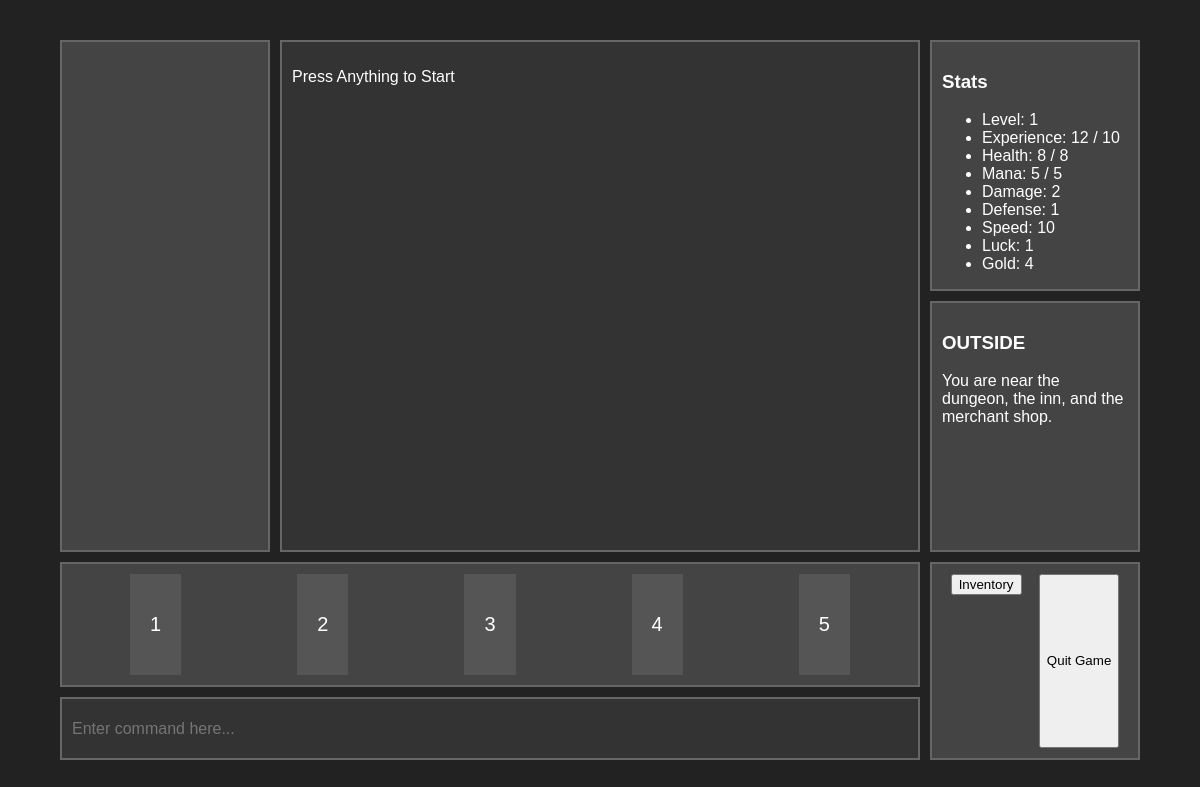
Before: /game/1 with the older database file.
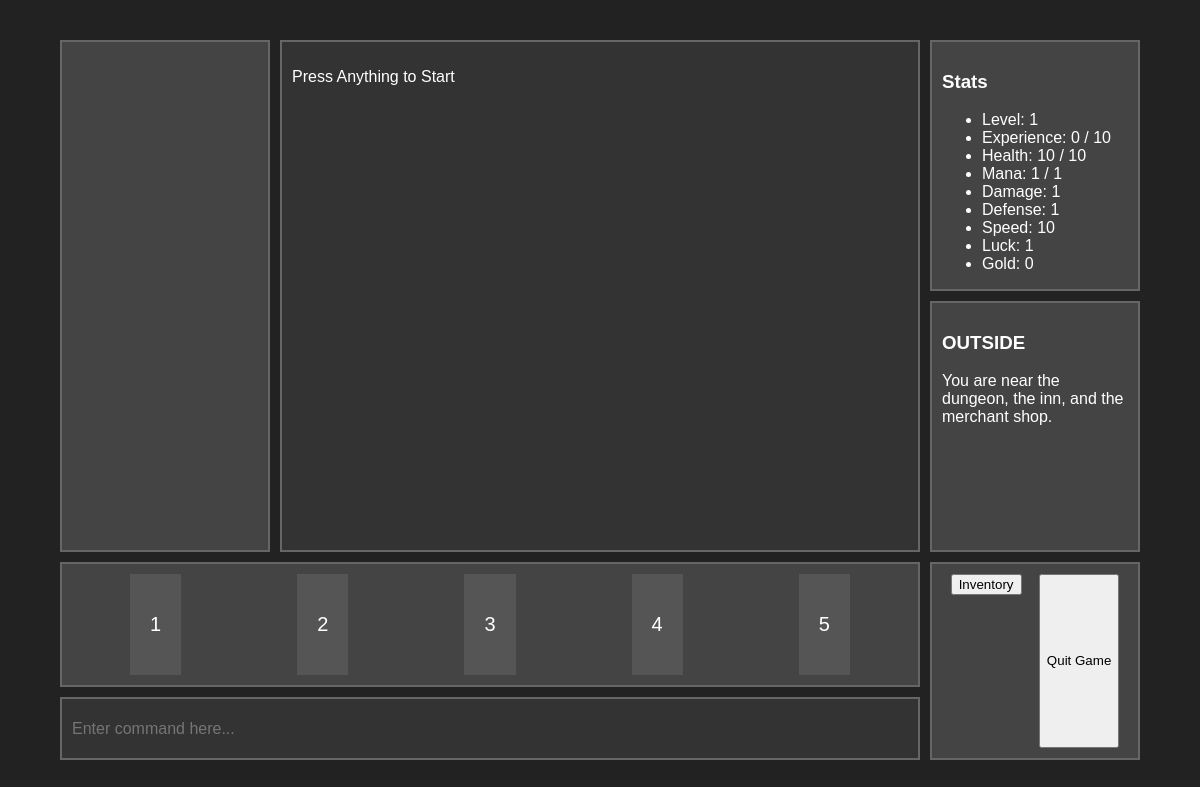
After: the same page with the newer database file.
### game/models/character.py (models this page shows, shortened)
class Character(db.Model):
    __tablename__ = 'characters'
    skill_point = 2
    id = db.Column(db.Integer, primary_key=True)
    name = db.Column(db.String(50), nullable=False)
    classification = db.Column(db.String(50))
    level = db.Column(db.Integer)
    experience = db.Column(db.Integer)
    mexperience = db.Column(db.Integer)
    health = db.Column(db.Integer)
    mhealth = db.Column(db.Integer)
    mana = db.Column(db.Integer)
    mmana = db.Column(db.Integer)
    damage = db.Column(db.Integer)
    defense = db.Column(db.Integer)
    accuracy = db.Column(db.Integer)
    speed = db.Column(db.Integer)
    luck = db.Column(db.Integer)
    dungeon_level = db.Column(db.Integer)
    gold = db.Column(db.Integer)
    inventory = db.relationship('Item', secondary=character_items, backref=db.backref('owners', lazy=True))

### main.py (the view)
@app.route('/game/<int:character_id>', methods=['GET'])
def continue_game(character_id):
    character = db.session.get(Character, character_id)
    if not character:
        return redirect(url_for('start_screen'))
    session['character_id'] = character.id
    init_sessions()
    messages = ['Press Anything to Start']
    session['init'] = True
    return render_template(
        'main.html',
        character=character,
        messages=messages,
        dungeon_room=session['dungeon_room'],
        enemy=session['enemy'],
        location=session['location']
    )

### game/engine/commands.py (called while the page is built)
def init_sessions():
    if 'messages' not in session:
        session['messages'] = []
    if 'action' not in session:
        session['action'] = 'default'
    if 'location' not in session:
        session['location'] = 'outside'
    if 'init' not in session:
        session['init'] = True
    if 'dungeon_room' not in session:
        session['dungeon_room'] = 'Enemy Room'
    if 'enemy' not in session:
        session['enemy'] = None

### templates/main.html (shortened to what this page needs)
<!DOCTYPE html>
<html lang="en">
<head>
    <link rel="stylesheet" href="{{ url_for('static', filename='main.css') }}">
</head>
<body>
    <div class="container">
        <div class="image-box">
        </div>
        <div class="text-box" id="text-box">
            {% for message in messages %}
                <p>{{ message|safe }}</p>
            {% endfor %}
        </div>
        <div class="stats-box">
            <h3>Stats</h3>
            <ul>
                <li>Level: {{ character.level }}</li>
                <li>Experience: {{ character.experience }} / {{ character.mexperience }}</li>
                <li>Health: {{ character.health }} / {{ character.mhealth }}</li>
                <li>Mana: {{ character.mana }} / {{ character.mmana }}</li>
                <li>Damage: {{ character.damage }}</li>
                <li>Defense: {{ character.defense }}</li>
                <li>Speed: {{ character.speed }}</li>
                <li>Luck: {{ character.luck }}</li>
                <li>Gold: {{ character.gold }}</li>
            </ul>
        </div>
        <div class="info-box" id="info-box">
            <h3>
                {% if location == 'outside' %}
                    OUTSIDE
                {% elif location == 'dungeon' %}
                    DUNGEON
                {% elif location == 'inn'  %}
                    INN
                {% endif %}
            </h3>
            {% if location == 'dungeon' %}
                {% if enemy %}
                    <ul>
                        <li>Name: {{ enemy.name }}</li>
                        <li>Health: {{ enemy.health }} </li>
                        <li>Damage: {{ enemy.damage }}</li>
                        <li>Defense: {{ enemy.defense }}</li>
                        <li>Speed: {{ enemy.speed }}</li>
                        <li>
                            {% if enemy.flying == True %}
                                Flying
                            {% else %}
                                Not Flying
                            {% endif %}
                        </li>
                    </ul>
                {% endif %}
            {% elif location == 'outside' %}
                <p>
                    You are near the dungeon, the inn, and the merchant shop.
                </p>
            {% endif %}
        </div>
        <div class="action-box">
            <button onclick="sendInput('1')">1</button>
            <button onclick="sendInput('2')">2</button>
            <button onclick="sendInput('3')">3</button>
            <button onclick="sendInput('4')">4</button>
            <button onclick="sendInput('5')">5</button>
        </div>
        <div class="menu-box">
            <form action="/inventory/characters.id" method="POST">
                <button type="submit" id="inventory-btn" class="action-btn">Inventory</button>
            </form>
            <button onclick="quitGame()">Quit Game</button>
        </div>
        <div class="input-box">
            <form action="/main" method="POST" id="input-form">
                <input type="text"
                       id="command-input"
                       name="command"
                       style="width: 80%; height: 100%; color: white; background-color: #333;"
                       placeholder="Enter command here..."
                       autocomplete="off"
                       onkeydown="handleInput(event)">
            </form>
        </div>
    </div>
</body>
</html>

### static/main.css (style rules this page uses)
body { font-family: Arial, sans-serif; margin: 0; padding: 0; display: flex; justify-content: center; align-items: center; height: 100vh; background-color: #222; color: #ffffff; }
.container { display: grid; grid-template-areas: "image-box text-box text-box stats-box" "image-box text-box text-box info-box" "action-box action-box action-box menu-box" "input-box input-box input-box menu-box"; grid-template-columns: 2fr 3fr 3fr 2fr; grid-template-rows: 2fr 2fr 1fr 0.5fr; gap: 10px; width: 90%; height: 90%; }
.image-box { grid-area: image-box; background-color: #444; padding: 10px; border: 2px solid #666; overflow-y: auto; }
.info-box { grid-area: info-box; background-color: #444; padding: 10px; border: 2px solid #666; overflow-y: auto; }
.text-box { grid-area: text-box; background-color: #333; padding: 10px; border: 2px solid #666; overflow-y: auto; }
.stats-box { grid-area: stats-box; background-color: #444; padding: 10px; border: 2px solid #666; overflow-y: auto; }
.input-box { grid-area: input-box; background-color: #333; display: flex; align-items: center; justify-content: center; border: 2px solid #666; padding: 0; }
.input-box form { width: 100%; height: 100%; }
.input-box input[type="text"] { width: 100%; height: 100%; font-size: 16px; padding: 0 10px; border: none; outline: none; }
.action-box { grid-area: action-box; background-color: #444; padding: 10px; border: 2px solid #666; display: flex; justify-content: space-around; }
.action-box button { background-color: #555; color: white; font-size: 20px; border: none; padding: 10px 20px; cursor: pointer; transition: 0.3s; }
.menu-box { grid-area: menu-box; background-color: #444; padding: 10px; border: 2px solid #666; display: flex; justify-content: space-around; }

Changed rows visible on the page:
changed Character: experience "12" → "0"; health "8" → "10"; mhealth "8" → "10"; mana "5" → "1"; mmana "5" → "1"; damage "2" → "1"; gold "4" → "0"
